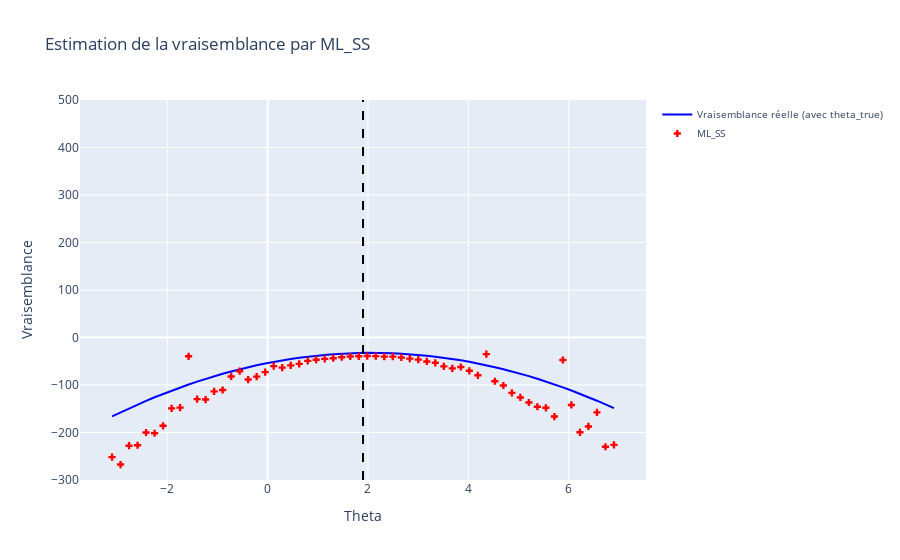

This figure's notebook cell:
### Code cell
Code.plot_likelihood(r, x, noised_A, noised_b, theta_true, n_simulations, k_IWAE, 'ML_SS')
